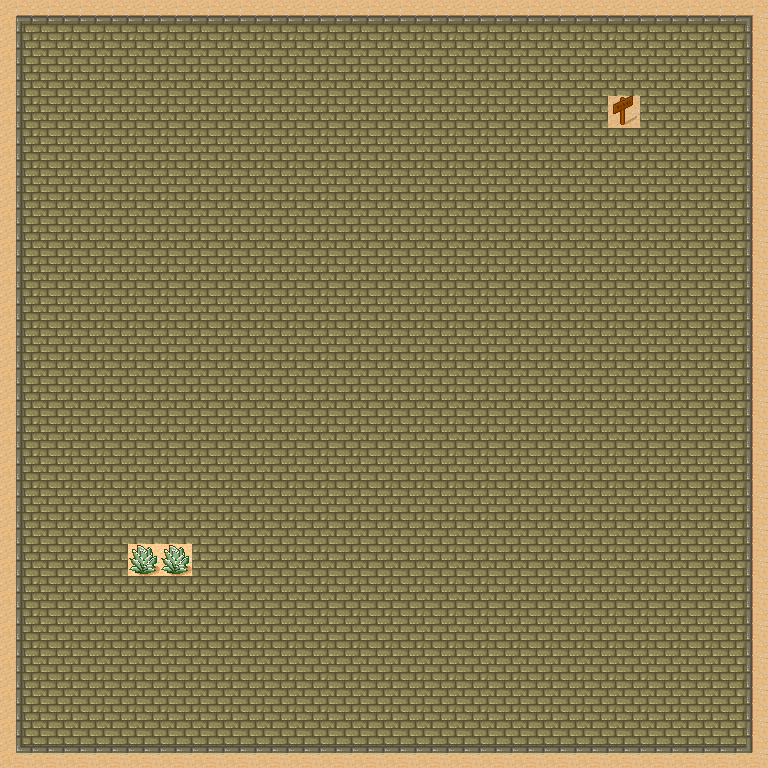

The image is a tile-based game level rendered from a .tmx file. Its description and source (layers, tilesets, objects; grid data summarised) follow:
An orthogonal 24x24 tile map with 32x32 px tiles, 2 tile layers (ground, objects) and 6 objects.

<map version="1.0" orientation="orthogonal" renderorder="right-down" width="24" height="24" tilewidth="32" tileheight="32" nextobjectid="36">
 <tileset firstgid="1" name="DesertExampleMapTiles" tilewidth="32" tileheight="32" spacing="1" margin="1">
  <image source="tmw_desert_spacing.png" width="265" height="199" />
  <tile id="0">
   <properties>
    <property name="blocking" value="1" />
   </properties>
  </tile>
  <tile id="1">
   <properties>
    <property name="blocking" value="1" />
   </properties>
  </tile>
  <tile id="2">
   <properties>
    <property name="blocking" value="1" />
   </properties>
  </tile>
  <tile id="8">
   <properties>
    <property name="blocking" value="1" />
   </properties>
  </tile>
  <tile id="9">
   <properties>
    <property name="blocking" value="0" />
   </properties>
  </tile>
  <tile id="10">
   <properties>
    <property name="blocking" value="1" />
   </properties>
  </tile>
  <tile id="16">
   <properties>
    <property name="blocking" value="1" />
   </properties>
  </tile>
  <tile id="17">
   <properties>
    <property name="blocking" value="1" />
   </properties>
  </tile>
  <tile id="18">
   <properties>
    <property name="blocking" value="1" />
   </properties>
  </tile>
  <tile id="19">
   <properties>
    <property name="blocking" value="1" />
   </properties>
  </tile>
  <tile id="20">
   <properties>
    <property name="blocking" value="1" />
   </properties>
  </tile>
  <tile id="27">
   <properties>
    <property name="blocking" value="1" />
   </properties>
  </tile>
  <tile id="28">
   <properties>
    <property name="blocking" value="1" />
   </properties>
  </tile>
  <tile id="29">
   <properties>
    <property name="blocking" value="0" />
   </properties>
  </tile>
  <tile id="37">
   <properties>
    <property name="brick" value="3" />
   </properties>
  </tile>
 </tileset>
 <layer name="ground" width="24" height="24" opacity="0.9">
  <data>[576 cells, 576 non-empty, 10 distinct tile ids]</data>
 </layer>
 <objectgroup name="collision" visible="0">
  <object id="21" x="0" y="0.333333" width="21.3333" height="771.333" />
  <object id="22" x="746" y="-1.42109e-14" width="21.3333" height="771.333" />
  <object id="25" x="23.5" y="0.666667" width="720.5" height="21.3333" />
  <object id="26" x="23" y="744.667" width="720" height="21.3333" />
 </objectgroup>
 <objectgroup name="triggers">
  <properties>
   <property name="trigger" value="PlayerSpawn" />
  </properties>
  <object id="32" x="608" y="94" width="34" height="34">
   <properties>
    <property name="trigger" value="exit" />
   </properties>
  </object>
  <object id="34" x="384" y="311" width="25" height="24">
   <properties>
    <property name="trigger" value="PlayerSpawn" />
   </properties>
  </object>
 </objectgroup>
 <layer name="objects" width="24" height="24">
  <data>[576 cells, 2 non-empty, 1 distinct tile ids]</data>
 </layer>
</map>
